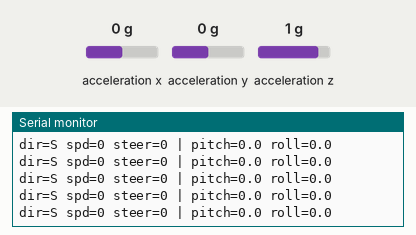
Bench run of a sketch on a simulated ESP8266 (NodeMCU). On the bench: the last lines printed to the serial monitor. Wiring (inferred from the names in the program): MPU-6050 motion sensor at I2C address 0x68. The inputs (shaded band) are chosen by the test bench; at power-on: acceleration x 0 g, acceleration y 0 g, acceleration z 1 g. No radio packets arrive unless stated.

Above: at 1.8 s.
1.9 s: acceleration x set to -1.4 g
At 2.7 s:
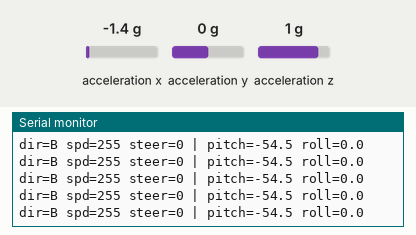
3.8 s: acceleration x set to 0.8 g
At 4.9 s:
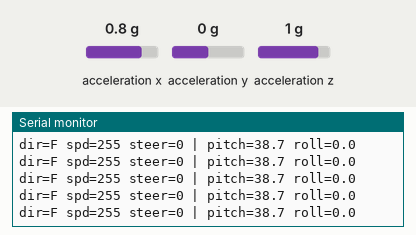
5.7 s: acceleration y set to -1.4 g
At 6.4 s:
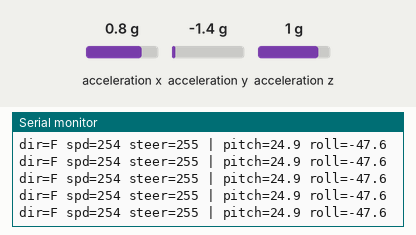
7.2 s: acceleration z set to -1.4 g
At 7.8 s:
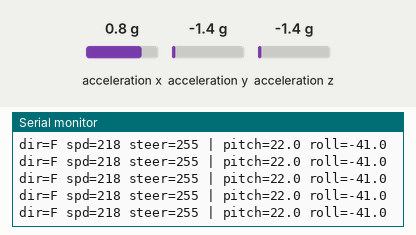
Timing chart, 0 to 9.7 s (numbered marks = the images above; inputs shaded):
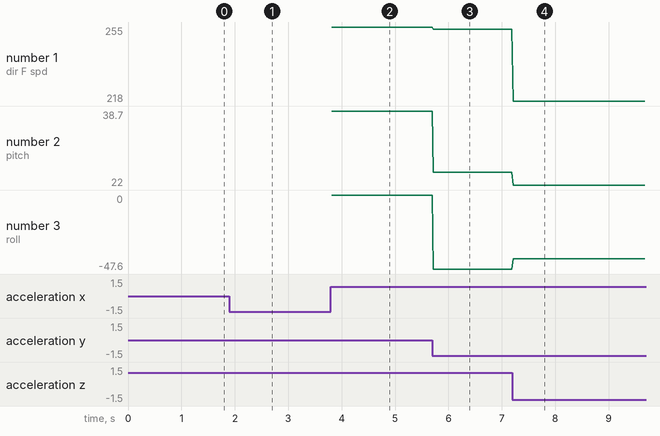

The sketch:

glove_transmitter.ino
```cpp
//glove_nodemcu_nrf24L01

#include <SPI.h>
#include <RF24.h>
#include <Wire.h>

// ─── NRF24L01 ──────────────────────────────────────────────────
RF24 radio(2, 15);
const byte ADDRESS[6] = "GCAR1";

// ─── MPU-6050 ──────────────────────────────────────────────────
const int MPU_ADDR = 0x68;
float pitch = 0.0, roll = 0.0;

// ─── TUNING ─────────────────────────────────────────────────────
const float DEAD_ZONE = 4.0;

const float MAX_SPEED_ANGLE = 25.0;
const float MAX_TURN_ANGLE  = 15.0;

// ─── PACKET ────────────────────────────────────────────────────
uint8_t packet[5];

// ─── HELPERS ────────────────────────────────────────────────────
float applyDeadZone(float angle) {
  if (abs(angle) < DEAD_ZONE) return 0.0;
  return (angle > 0 ? 1.0 : -1.0) * (abs(angle) - DEAD_ZONE);
}

// Speed mapping
int pitchToPWM(float angle) {
  float eff = abs(applyDeadZone(angle));
  float maxEff = MAX_SPEED_ANGLE - DEAD_ZONE;
  return (int)constrain((eff / maxEff) * 255.0, 0, 255);
}

// write int16
void writeInt16(uint8_t* buf, int offset, int16_t val) {
  buf[offset]     = (uint8_t)(val & 0xFF);
  buf[offset + 1] = (uint8_t)((val >> 8) & 0xFF);
}

// ─── MPU INIT ───────────────────────────────────────────────────
void initMPU() {
  Wire.begin(4, 5);
  Wire.beginTransmission(MPU_ADDR);
  Wire.write(0x6B);
  Wire.write(0x00);
  Wire.endTransmission(true);
  delay(100);
}

// ─── READ MPU ───────────────────────────────────────────────────
void readMPU() {
  Wire.beginTransmission(MPU_ADDR);
  Wire.write(0x3B);
  Wire.endTransmission(false);
  Wire.requestFrom((int)MPU_ADDR, 6, true);

  int16_t ax = (Wire.read() << 8) | Wire.read();
  int16_t ay = (Wire.read() << 8) | Wire.read();
  int16_t az = (Wire.read() << 8) | Wire.read();

  float axg = ax / 16384.0;
  float ayg = ay / 16384.0;
  float azg = az / 16384.0;

  pitch = atan2(axg, sqrt(ayg * ayg + azg * azg)) * 180.0 / PI;
  roll  = atan2(ayg, sqrt(axg * axg + azg * azg)) * 180.0 / PI;
}

// ─── SETUP ─────────────────────────────────────────────────────
void setup() {
  Serial.begin(115200);
  delay(500);

  initMPU();

  if (!radio.begin()) {
    while (true);
  }

  radio.openWritingPipe(ADDRESS);
  radio.setPALevel(RF24_PA_HIGH);
  radio.setDataRate(RF24_250KBPS);
  radio.setChannel(108);
  radio.setPayloadSize(5);
  radio.stopListening();
}

// ─── LOOP ──────────────────────────────────────────────────────
void loop() {
  readMPU();

  float pitchEff = applyDeadZone(pitch);
  float rollEff  = applyDeadZone(roll);

  // ─── 🚗 FULL FLIPPED DIRECTION ─────────────────────────────
  char dir = 'S';
  int16_t speed = 0;

  if (pitchEff > 0) {
    // 🔁 FLIPPED: forward becomes backward
    dir   = 'F';
    speed = pitchToPWM(pitch);
  }
  else if (pitchEff < 0) {
    dir   = 'B';
    speed = pitchToPWM(pitch);
  }

  // ─── 🔄 FULL FLIPPED STEERING ─────────────────────────────
  int16_t steer = 0;

  if (abs(rollEff) > 0) {

    // 🔁 FLIPPED LEFT/RIGHT
    float flippedRoll = -rollEff;

    float maxEff = MAX_TURN_ANGLE - DEAD_ZONE;

    float norm = flippedRoll / maxEff;

    float curved = norm * norm * (norm > 0 ? 1 : -1);

    steer = (int16_t)constrain(curved * 255.0, -255, 255);
  }

  // ─── PACKET ───────────────────────────────────────────────
  packet[0] = (uint8_t)dir;
  writeInt16(packet, 1, speed);
  writeInt16(packet, 3, steer);

  radio.write(packet, 5);

  // Debug
  Serial.printf("dir=%c spd=%d steer=%d | pitch=%.1f roll=%.1f\n",
    dir, speed, steer, pitch, roll);

  delay(20);
}
```

Measured:
- after the input at 1.9 s, the serial monitor: prints a new line at once (image 1)
- after the input at 3.8 s, the serial monitor: prints a new line at once (image 2)
- after the input at 5.7 s, the serial monitor: prints a new line at once (image 3)
- after the input at 7.2 s, the serial monitor: prints a new line at once (image 4)
- plotted number 1: 255 → 254 after the input at 5.7 s, 254 → 218 after the input at 7.2 s
- plotted number 2: 38.7 → 24.9 after the input at 5.7 s, 24.9 → 22 after the input at 7.2 s
- plotted number 3: 0 → -47.6 after the input at 5.7 s, -47.6 → -41 after the input at 7.2 s
